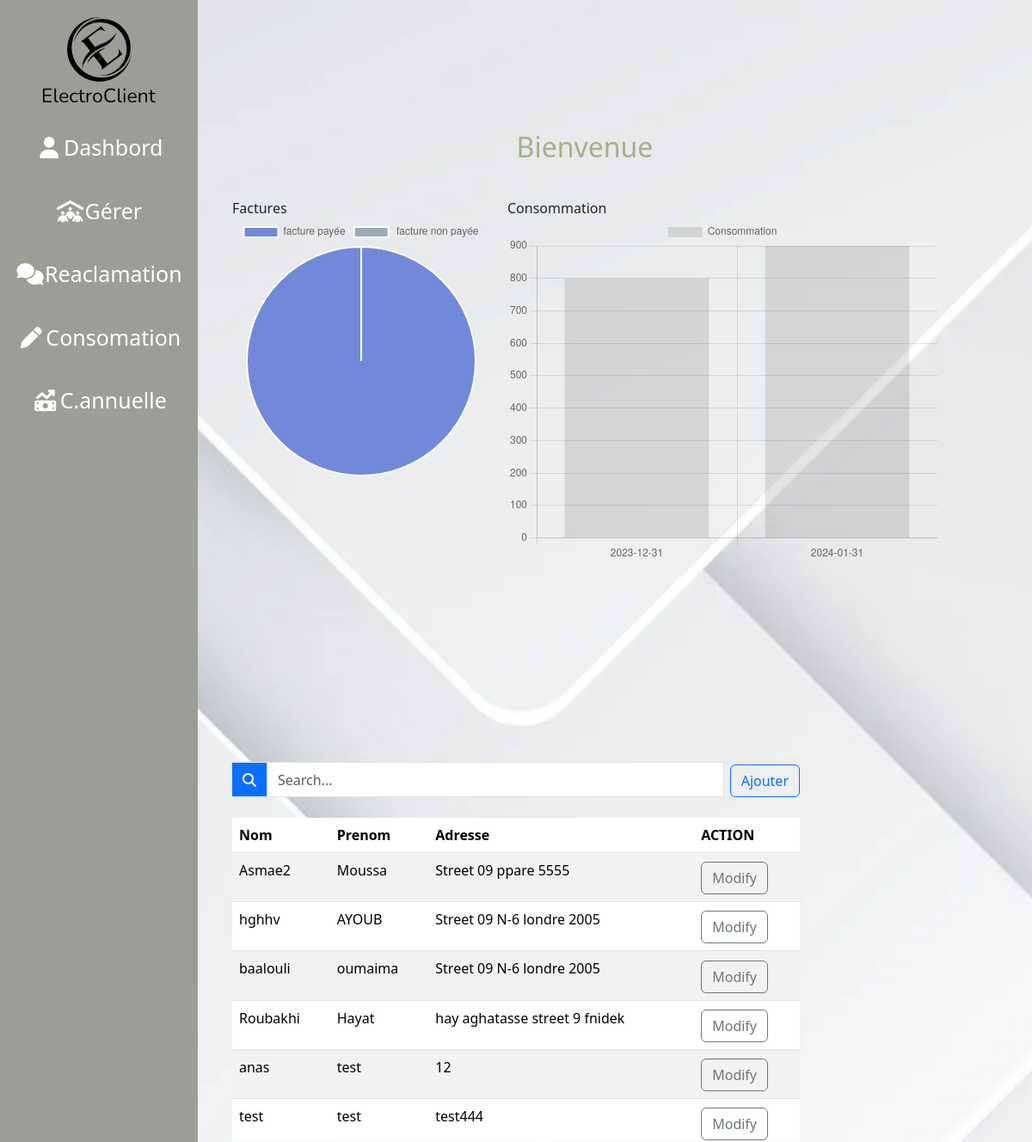
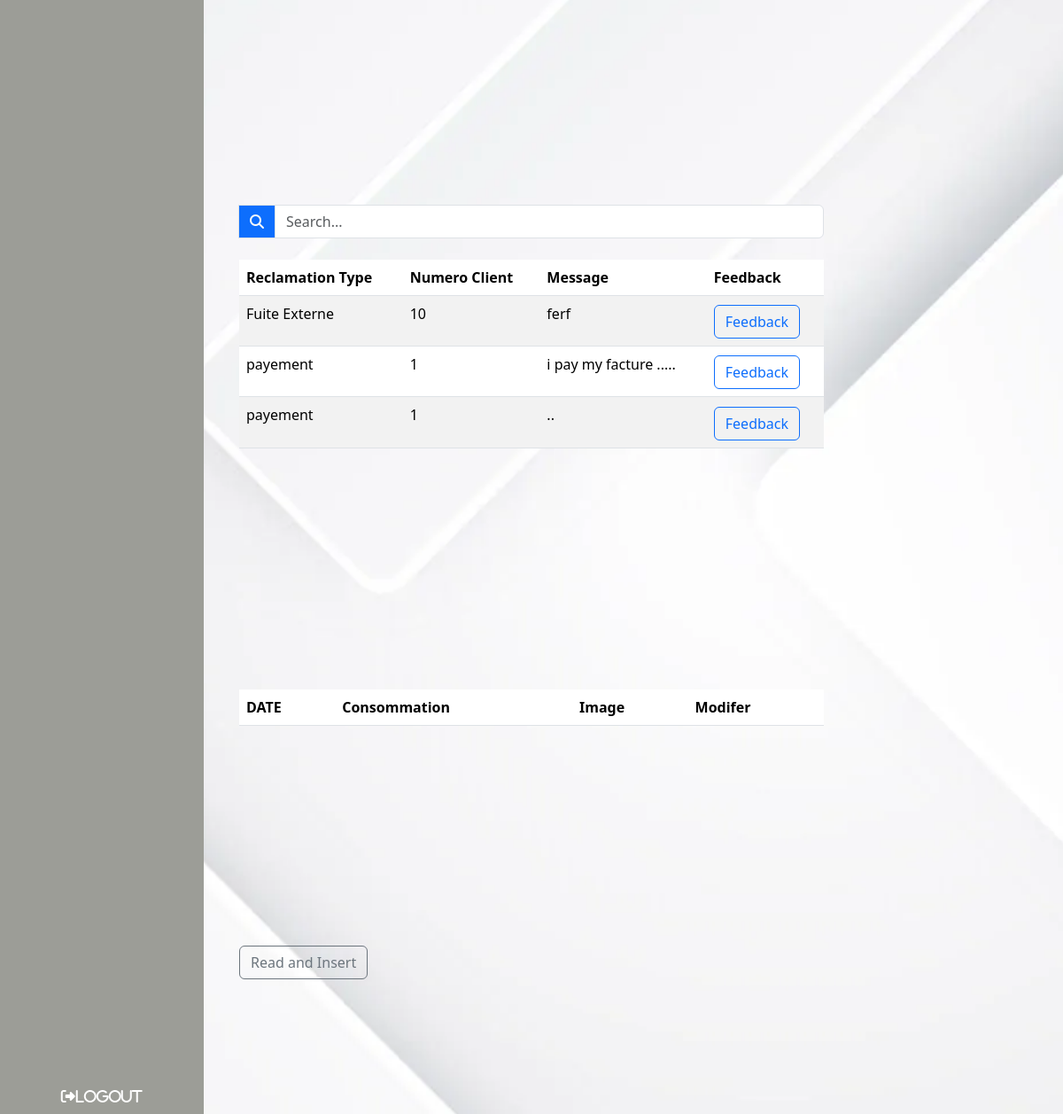
Page /fourndash.php on the committed database (2 pictures, top to bottom).
### tables this page shows
CREATE TABLE `client` (
  `id_client` int(11) NOT NULL,
  `nom` varchar(100) NOT NULL,
  `prenom` varchar(100) NOT NULL,
  `adresse` varchar(200) NOT NULL,
  `username` varchar(100) NOT NULL,
  `password` varchar(100) NOT NULL
);

CREATE TABLE `reclamation` (
  `id_reclamation` int(11) NOT NULL,
  `id_client` int(11) NOT NULL,
  `type` varchar(200) NOT NULL,
  `message` varchar(200) NOT NULL,
  `datesa` date NOT NULL
);

### fourndash.php (the view, shortened to what this page needs)
<!DOCTYPE html>
<html lang="en">
<head>
    <link rel="stylesheet" href="https://cdnjs.cloudflare.com/ajax/libs/font-awesome/6.5.1/css/all.min.css"
 />
    <link href="https://cdn.jsdelivr.net/npm/bootstrap@5.3.3/dist/css/bootstrap.min.css" rel="stylesheet"
>
</head>
<body>
    <div class="dashboard-container">
        <div class="buttons-container">
            <img src="img/Screenshot_2024-02-21_221710-removebg-preview (1).png" alt="//" width="160px">
            <button class="dashboard-button"> <i class="fa-solid fa-user"></i><a href="#Dashbord">Dashbord</a></button>
            <button class="dashboard-button"><i class="fa-solid fa-people-roof"></i><a
                    href="#GererClients">Gérer</a></button>
            <button class="dashboard-button"><a href="#Reaclamation"><i
                        class="fa-solid fa-comments"></i>Reaclamation</a></button>
            <button class="dashboard-button"><a href="#Consomation"><i class="fa-solid fa-pen">
                    </i>Consomation</a></button>
            <button class="dashboard-button"><a href="#ConsommatAnnuelle"><i
                        class="fa-solid fa-money-bill-trend-up"></i>C.annuelle</a></button>
            <span class="logout-icon" onclick="logout()"><i class="fa-solid fa-right-from-bracket">Logout</i></span>
        </div>
        <main>
            <section id="Dashbord">
                <div class="parent">
                    <div class="div1">
                        <h2>Bienvenue</h2>
                    </div>
                    <div class="div2">
                        <fieldset>Factures
                    <canvas id="myChart" width="300" height="200"></canvas>
                    </fieldset>
                    <?php
try {
        $host = 'localhost';
    $dbname = 'gestionclfr';
    $username = 'root';
    $password = '';
    $conn = new PDO("mysql:host=$host;dbname=$dbname", $username, $password);
    $conn->setAttribute(PDO::ATTR_ERRMODE, PDO::ERRMODE_EXCEPTION);
    $queryPayee = $conn->query("SELECT COUNT(*) AS count FROM facture WHERE Status = 'payee'");
    $countPayee = $queryPayee->fetchColumn();
    $queryNonPayee = $conn->query("SELECT COUNT(*) AS count FROM facture WHERE Status = 'non payee'");
    $countNonPayee = $queryNonPayee->fetchColumn();
    $data = [
        'labels' => ['facture payée', ' facture non payée'],
        'datasets' => [
            [
                'data' => [$countPayee, $countNonPayee],
                'backgroundColor' => ['#7289da', '#99aab5'],
            ],
        ],
    ];
    $jsonData = json_encode($data);
} catch (PDOException $e) {
    echo 'Connection failed: ' . $e->getMessage();
}
?>
<script>
document.addEventListener('DOMContentLoaded', function () {
    // Use PHP data in JavaScript
    var data = <?php echo $jsonData; ?>;
    // Get the context of the canvas element
    var ctx = document.getElementById('myChart').getContext('2d');
    // Create the pie chart
    var myChart = new Chart(ctx, {
        type: 'pie',
        data: data,
    });
});
</script>
                    </div>
                    <div class="div3">
                        <fieldset>Consommation
                    <canvas id="consumptionChart" width="500" height="400"></canvas>
                    </fieldset>
                    <?php
$host = 'localhost';
$dbname = 'gestionclfr';
$username = 'root';
$password = '';
try {
    $conn = new PDO("mysql:host=$host;dbname=$dbname", $username, $password);
    $conn->setAttribute(PDO::ATTR_ERRMODE, PDO::ERRMODE_EXCEPTION);
    $query = $conn->query("SELECT dateM, Consommation FROM consommation");
    $consumptionData = $query->fetchAll(PDO::FETCH_ASSOC);
    $labels = [];
    $consumptionValues = [];
    foreach ($consumptionData as $data) {
        $labels[] = $data['dateM'];
        $consumptionValues[] = $data['Consommation'];
    }
    $data = [
        'labels' => $labels,
        'datasets' => [
            [
                'label' => 'Consommation',
                'data' => $consumptionValues,
                'fill' => false,
                'borderColor' => '#36a2eb',
                'lineTension' => 0.1,
            ],
        ],
    ];
    $jsonData = json_encode($data);
} catch (PDOException $e) {
    echo 'Connection failed: ' . $e->getMessage();
}
?>
<script>
document.addEventListener('DOMContentLoaded', function () {
    // Use PHP data in JavaScript
    var data = <?php echo $jsonData; ?>;
    // Get the context of the canvas element
    var ctx = document.getElementById('consumptionChart').getContext('2d');
    // Create the line chart
    var consumptionChart = new Chart(ctx, {
        type: 'bar',
        data: data,
    });
});
</script>
                </div>
                </div>
            </section>
            <section id="GererClients" class="mb-4">
                <div class="input-group">
                    <span class="input-group-text bg-primary text-light"><i class="fas fa-search"></i></span>
                    <input type="text" class="form-control" id="search" name="search" placeholder="Search...">
                    <a href="ajouter.php"><button type="button"
                            class="btn btn-outline-primary ms-2">Ajouter</button></a>
                </div>
                <?php
                $host = 'localhost';
                $dbname = 'gestionclfr';
                $username = 'root';
                $password = '';
                try {
                    $conn = new PDO("mysql:host=$host;dbname=$dbname", $username, $password);
                    $conn->setAttribute(PDO::ATTR_ERRMODE, PDO::ERRMODE_EXCEPTION);
                    $stmt = $conn->query("SELECT * FROM client");
                    $clients = $stmt->fetchAll(PDO::FETCH_ASSOC);
                    echo '<div class="table-responsive">';
                    echo '<table class=" table table-striped  mt-4" id="clientsTable">
            <thead>
                <tr>
                    <th>Nom</th>
                    <th>Prenom</th>
                    <th>Adresse</th>
                    <th>ACTION</th>
                </tr>
            </thead>
            <tbody>';
                    foreach ($clients as $client) {
                        echo '<tr>';
                        echo '<td>' . $client['nom'] . '</td>';
                        echo '<td>' . $client['prenom'] . '</td>';
                        echo '<td>' . $client['adresse'] . '</td>';
                        echo '<td><a href="modify.php?id=' . $client['id_client'] . '"><button type="button" class="btn btn-outline-secondary">Modify</button></a></td>';
                        echo '</tr>';
                    }
                    echo '</tbody></table>';
                    echo '</div>';
                    ?>
                </section>
                <section id="Reaclamation" class="mb-4">
                    <div class="input-group mb-3">
                        <span class="input-group-text bg-primary text-light"><i class="fas fa-search"></i></span>
                        <input type="text" class="form-control" id="search" placeholder="Search...">
                    </div>
                    <?php
                    $stmt = $conn->query("SELECT * FROM reclamation");
                    $recs = $stmt->fetchAll(PDO::FETCH_ASSOC);
                    echo '<table class="table  table-striped  mt-4" id="clientsTable">
            <thead>
                <tr>
                    <th>Reclamation Type</th>
                    <th>Numero Client</th>
                    <th>Message</th>
                    <th>Feedback</th>
                </tr>
            </thead>
            <tbody>';
                    foreach ($recs as $rec) {
                        echo '<tr>';
                        echo '<td>' . $rec['type'] . '</td>';
                        echo '<td>' . $rec['id_client'] . '</td>';
                        echo '<td>' . $rec['message'] . '</td>';
                        echo '<td><a href="feedback.php?id=' . $rec['id_client'] . '&id_reclamation=' . $rec['id_reclamation'] . '"><button type="button" class="btn btn-outline-primary">Feedback</button></a></td>';
                        echo '</tr>';
                    }
                    echo '</tbody></table>';
                    ?>
                </section>
                <section id="Consomation">
                    <?php
                    echo '<table class=" table table-striped  mt-4" id="clientsTable">
                          <thead>
                              <tr>
                                  <th>DATE</th>
                                  <th>Consommation</th>
                                  <th>Image</th>
                                  <th>Modifer</th>
                              </tr>
                          </thead>
                          <tbody>';
                    echo '</tbody></table>';
                } catch (PDOException $e) {
                    echo 'Connection failed: ' . $e->getMessage();
                }
                ?>
            </section>
            <section id="ConsommatAnnuelle">
<form action="" method="post">
<input type="submit" name="submit" value="Read and Insert" class="btn btn-outline-secondary">
</form>
            </section>
        </main>
    </div>
</body>
</html>

### fourndash.php (style rules this page uses)
body { flex-direction: column; align-items: center; height: 100vh; margin: 0; overflow: hidden; }
.table-responsive { max-height: 400px; overflow: auto; }
h2 { color: #A8AF8A; text-align: center; margin-bottom: 20px; font-size: px; }
section { margin-bottom: 2rem; padding: 100px 250px; margin-top: 2rem; }
.dashboard-container { display: flex; flex-direction: column; align-items: flex-start; width: 100%; height: 100%; }
.logout-icon { position: absolute; bottom: 0; left: 0; width: 100%; padding: 8px; background-color: #9c9d97; color: white; border: none; cursor: pointer; text-align: center; }
.buttons-container { display: flex; flex-direction: column; align-items: flex-start; justify-content: flex-start; background-color: #9c9d97; height: 100%; padding: 10px; box-sizing: border-box; position: fixed; align-items: center; }
.dashboard-button { margin-bottom: 20px; padding: 8px; background-color: #9c9d97; color: white; border: none; width: 100%; cursor: pointer; text-decoration: none; align-items: center; top: 0; left: 0; }
a { font-size: 25px; text-decoration: none; color: white; }
main { background-image: url("img/5594016-e1656071131636.webp"); background-position: center; background-size: cover; width: 100%; padding: 20px; box-sizing: border-box; }
button i { width: 34px; font-size: 25px; }
.parent { display: grid; grid-template-columns: repeat(2, 1fr); grid-column-gap: 20px; grid-row-gap: 20px; }
.div1 { grid-area: 1 / 1 / 2 / 3; }
.div2 { grid-area: 2 / 1 / 3 / 2; }
.div3 { grid-area: 2 / 2 / 3 / 3; }

### rows in the picture
client: nom "Asmae2", prenom "Moussa", adresse "Street 09 ppare 5555"
client: nom "hghhv", prenom "AYOUB", adresse "Street 09 N-6 londre 2005"
client: nom "baalouli", prenom "oumaima", adresse "Street 09 N-6 londre 2005"
client: nom "Roubakhi", prenom "Hayat", adresse "hay aghatasse street 9 fnidek"
client: nom "anas", prenom "test", adresse "12"
client: nom "test", prenom "test", adresse "test444"
reclamation: type "Fuite Externe", id_client "10", message "ferf"
reclamation: type "payement", id_client "1", message "i pay my facture ....."
reclamation: type "payement", id_client "1", message ".."

### other values in the picture
chart data {{ $jsonData }} {"labels":["2023-12-31","2024-01-31"],"datasets":[{"label":"Consommation","data":[800,900],"fill":false,"borderColor":"#36a2eb","lineTension":0.1}]}
